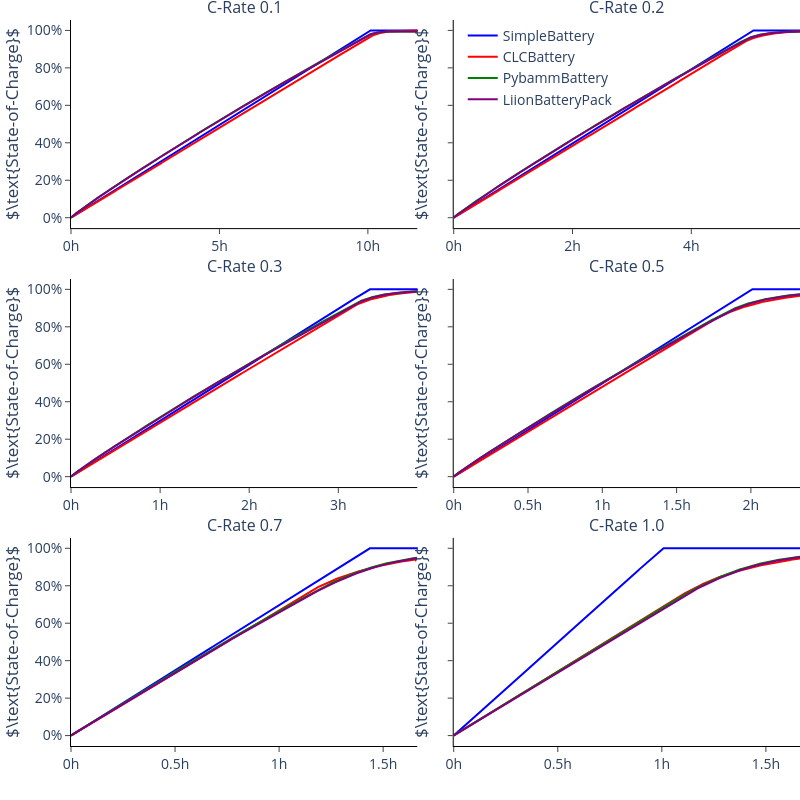

The notebook cell saved with this chart:
### Code cell
fig = make_subplots(rows=3, cols=2, shared_yaxes=True, vertical_spacing=0.07, horizontal_spacing=0.05, subplot_titles=tuple(f"C-Rate {i}" for i in C_RATES_CHARGE))
fig.update_layout(
    width=800,
    height=800,
    margin={"r": 0, "l": 0, "t": 20, "b": 0},
    paper_bgcolor="rgba(0,0,0,0)", plot_bgcolor="rgba(0,0,0,0)",
    font_size=14,
    legend={"xanchor": "right", "x": 0.75},
)
fig.update_xaxes(
    {"showline": True, "linewidth": 1, "linecolor": "black", "ticks":"outside"}
)
fig.update_yaxes(
    {"showline": True, "linewidth": 1, "linecolor": "black", "ticks":"outside"}
)
showlegend = True
batteries = ["SimpleBattery", "CLCBattery", "PybammBattery", "LiionBatteryPack"]
colors = ["Blue", "Red", "Green", "Purple"]
for i, c_rate in enumerate(C_RATES_CHARGE):
    col = i % 2 + 1
    row = i // 2 + 1
    for battery, color in zip(batteries, colors[:4]):
        df = pd.read_csv(f"results/{battery}_Charge{c_rate}C.csv")
        fig.add_trace(
            go.Scatter(x=[i * STEP_SIZE / 3600 for i in range(len(df.index))], y=df["storage.soc"] * 100, showlegend=showlegend, line_color=color, name=battery), row=row, col=col
        )
    fig.update_xaxes(row=row, col=col, title="", ticksuffix="h")
    fig.update_yaxes(row=row, col=col, title="$\\text{State-of-Charge}$", ticksuffix = "%")
    showlegend = False
fig.write_image("../thesis/Images/charging_experiment.pdf", "pdf")
fig.show()

### Figure 1 — Plotly figure (JSON) as saved in the notebook; plotly's stock layout.template omitted (floating-point values rounded to 4 significant figures; data arrays with more than 128 entries replaced by an {"elided": "..."} marker saying what was removed)
{"data": [{"line": {"color": "Blue"}, "name": "SimpleBattery", "showlegend": true, "type": "scatter", "x": {"elided": "4200 float values"}, "xaxis": "x", "y": {"elided": "4200 float values"}, "yaxis": "y"}, {"line": {"color": "Red"}, "name": "CLCBattery", "showlegend": true, "type": "scatter", "x": {"elided": "4200 float values"}, "xaxis": "x", "y": {"elided": "4200 float values"}, "yaxis": "y"}, {"line": {"color": "Green"}, "name": "PybammBattery", "showlegend": true, "type": "scatter", "x": {"elided": "4200 float values"}, "xaxis": "x", "y": {"elided": "4200 float values"}, "yaxis": "y"}, {"line": {"color": "Purple"}, "name": "LiionBatteryPack", "showlegend": true, "type": "scatter", "x": {"elided": "4200 float values"}, "xaxis": "x", "y": {"elided": "4200 float values"}, "yaxis": "y"}, {"line": {"color": "Blue"}, "name": "SimpleBattery", "showlegend": false, "type": "scatter", "x": {"elided": "2100 float values"}, "xaxis": "x2", "y": {"elided": "2100 float values"}, "yaxis": "y2"}, {"line": {"color": "Red"}, "name": "CLCBattery", "showlegend": false, "type": "scatter", "x": {"elided": "2100 float values"}, "xaxis": "x2", "y": {"elided": "2100 float values"}, "yaxis": "y2"}, {"line": {"color": "Green"}, "name": "PybammBattery", "showlegend": false, "type": "scatter", "x": {"elided": "2100 float values"}, "xaxis": "x2", "y": {"elided": "2100 float values"}, "yaxis": "y2"}, {"line": {"color": "Purple"}, "name": "LiionBatteryPack", "showlegend": false, "type": "scatter", "x": {"elided": "2100 float values"}, "xaxis": "x2", "y": {"elided": "2100 float values"}, "yaxis": "y2"}, {"line": {"color": "Blue"}, "name": "SimpleBattery", "showlegend": false, "type": "scatter", "x": {"elided": "1400 float values"}, "xaxis": "x3", "y": {"elided": "1400 float values"}, "yaxis": "y3"}, {"line": {"color": "Red"}, "name": "CLCBattery", "showlegend": false, "type": "scatter", "x": {"elided": "1400 float values"}, "xaxis": "x3", "y": {"elided": "1400 float values"}, "yaxis": "y3"}, {"line": {"color": "Green"}, "name": "PybammBattery", "showlegend": false, "type": "scatter", "x": {"elided": "1400 float values"}, "xaxis": "x3", "y": {"elided": "1400 float values"}, "yaxis": "y3"}, {"line": {"color": "Purple"}, "name": "LiionBatteryPack", "showlegend": false, "type": "scatter", "x": {"elided": "1400 float values"}, "xaxis": "x3", "y": {"elided": "1400 float values"}, "yaxis": "y3"}, {"line": {"color": "Blue"}, "name": "SimpleBattery", "showlegend": false, "type": "scatter", "x": {"elided": "840 float values"}, "xaxis": "x4", "y": {"elided": "840 float values"}, "yaxis": "y4"}, {"line": {"color": "Red"}, "name": "CLCBattery", "showlegend": false, "type": "scatter", "x": {"elided": "840 float values"}, "xaxis": "x4", "y": {"elided": "840 float values"}, "yaxis": "y4"}, {"line": {"color": "Green"}, "name": "PybammBattery", "showlegend": false, "type": "scatter", "x": {"elided": "840 float values"}, "xaxis": "x4", "y": {"elided": "840 float values"}, "yaxis": "y4"}, {"line": {"color": "Purple"}, "name": "LiionBatteryPack", "showlegend": false, "type": "scatter", "x": {"elided": "840 float values"}, "xaxis": "x4", "y": {"elided": "840 float values"}, "yaxis": "y4"}, {"line": {"color": "Blue"}, "name": "SimpleBattery", "showlegend": false, "type": "scatter", "x": {"elided": "600 float values"}, "xaxis": "x5", "y": {"elided": "600 float values"}, "yaxis": "y5"}, {"line": {"color": "Red"}, "name": "CLCBattery", "showlegend": false, "type": "scatter", "x": {"elided": "600 float values"}, "xaxis": "x5", "y": {"elided": "600 float values"}, "yaxis": "y5"}, {"line": {"color": "Green"}, "name": "PybammBattery", "showlegend": false, "type": "scatter", "x": {"elided": "600 float values"}, "xaxis": "x5", "y": {"elided": "600 float values"}, "yaxis": "y5"}, {"line": {"color": "Purple"}, "name": "LiionBatteryPack", "showlegend": false, "type": "scatter", "x": {"elided": "600 float values"}, "xaxis": "x5", "y": {"elided": "600 float values"}, "yaxis": "y5"}, {"line": {"color": "Blue"}, "name": "SimpleBattery", "showlegend": false, "type": "scatter", "x": {"elided": "600 float values"}, "xaxis": "x6", "y": {"elided": "600 float values"}, "yaxis": "y6"}, {"line": {"color": "Red"}, "name": "CLCBattery", "showlegend": false, "type": "scatter", "x": {"elided": "600 float values"}, "xaxis": "x6", "y": {"elided": "600 float values"}, "yaxis": "y6"}, {"line": {"color": "Green"}, "name": "PybammBattery", "showlegend": false, "type": "scatter", "x": {"elided": "600 float values"}, "xaxis": "x6", "y": {"elided": "600 float values"}, "yaxis": "y6"}, {"line": {"color": "Purple"}, "name": "LiionBatteryPack", "showlegend": false, "type": "scatter", "x": {"elided": "600 float values"}, "xaxis": "x6", "y": {"elided": "600 float values"}, "yaxis": "y6"}], "layout": {"annotations": [{"font": {"size": 16}, "showarrow": false, "text": "C-Rate 0.1", "x": 0.2375, "xanchor": "center", "xref": "paper", "y": 1, "yanchor": "bottom", "yref": "paper"}, {"font": {"size": 16}, "showarrow": false, "text": "C-Rate 0.2", "x": 0.7625, "xanchor": "center", "xref": "paper", "y": 1, "yanchor": "bottom", "yref": "paper"}, {"font": {"size": 16}, "showarrow": false, "text": "C-Rate 0.3", "x": 0.2375, "xanchor": "center", "xref": "paper", "y": 0.6433, "yanchor": "bottom", "yref": "paper"}, {"font": {"size": 16}, "showarrow": false, "text": "C-Rate 0.5", "x": 0.7625, "xanchor": "center", "xref": "paper", "y": 0.6433, "yanchor": "bottom", "yref": "paper"}, {"font": {"size": 16}, "showarrow": false, "text": "C-Rate 0.7", "x": 0.2375, "xanchor": "center", "xref": "paper", "y": 0.2867, "yanchor": "bottom", "yref": "paper"}, {"font": {"size": 16}, "showarrow": false, "text": "C-Rate 1.0", "x": 0.7625, "xanchor": "center", "xref": "paper", "y": 0.2867, "yanchor": "bottom", "yref": "paper"}], "font": {"size": 14}, "height": 800, "legend": {"x": 0.75, "xanchor": "right"}, "margin": {"b": 0, "l": 0, "r": 0, "t": 20}, "paper_bgcolor": "rgba(0,0,0,0)", "plot_bgcolor": "rgba(0,0,0,0)", "width": 800, "xaxis": {"anchor": "y", "domain": [0, 0.475], "linecolor": "black", "linewidth": 1, "showline": true, "ticks": "outside", "ticksuffix": "h", "title": {"text": ""}}, "xaxis2": {"anchor": "y2", "domain": [0.525, 1], "linecolor": "black", "linewidth": 1, "showline": true, "ticks": "outside", "ticksuffix": "h", "title": {"text": ""}}, "xaxis3": {"anchor": "y3", "domain": [0, 0.475], "linecolor": "black", "linewidth": 1, "showline": true, "ticks": "outside", "ticksuffix": "h", "title": {"text": ""}}, "xaxis4": {"anchor": "y4", "domain": [0.525, 1], "linecolor": "black", "linewidth": 1, "showline": true, "ticks": "outside", "ticksuffix": "h", "title": {"text": ""}}, "xaxis5": {"anchor": "y5", "domain": [0, 0.475], "linecolor": "black", "linewidth": 1, "showline": true, "ticks": "outside", "ticksuffix": "h", "title": {"text": ""}}, "xaxis6": {"anchor": "y6", "domain": [0.525, 1], "linecolor": "black", "linewidth": 1, "showline": true, "ticks": "outside", "ticksuffix": "h", "title": {"text": ""}}, "yaxis": {"anchor": "x", "domain": [0.7133, 1], "linecolor": "black", "linewidth": 1, "showline": true, "ticks": "outside", "ticksuffix": "%", "title": {"text": "$\\text{State-of-Charge}$"}}, "yaxis2": {"anchor": "x2", "domain": [0.7133, 1], "linecolor": "black", "linewidth": 1, "matches": "y", "showline": true, "showticklabels": false, "ticks": "outside", "ticksuffix": "%", "title": {"text": "$\\text{State-of-Charge}$"}}, "yaxis3": {"anchor": "x3", "domain": [0.3567, 0.6433], "linecolor": "black", "linewidth": 1, "showline": true, "ticks": "outside", "ticksuffix": "%", "title": {"text": "$\\text{State-of-Charge}$"}}, "yaxis4": {"anchor": "x4", "domain": [0.3567, 0.6433], "linecolor": "black", "linewidth": 1, "matches": "y3", "showline": true, "showticklabels": false, "ticks": "outside", "ticksuffix": "%", "title": {"text": "$\\text{State-of-Charge}$"}}, "yaxis5": {"anchor": "x5", "domain": [0, 0.2867], "linecolor": "black", "linewidth": 1, "showline": true, "ticks": "outside", "ticksuffix": "%", "title": {"text": "$\\text{State-of-Charge}$"}}, "yaxis6": {"anchor": "x6", "domain": [0, 0.2867], "linecolor": "black", "linewidth": 1, "matches": "y5", "showline": true, "showticklabels": false, "ticks": "outside", "ticksuffix": "%", "title": {"text": "$\\text{State-of-Charge}$"}}}}
